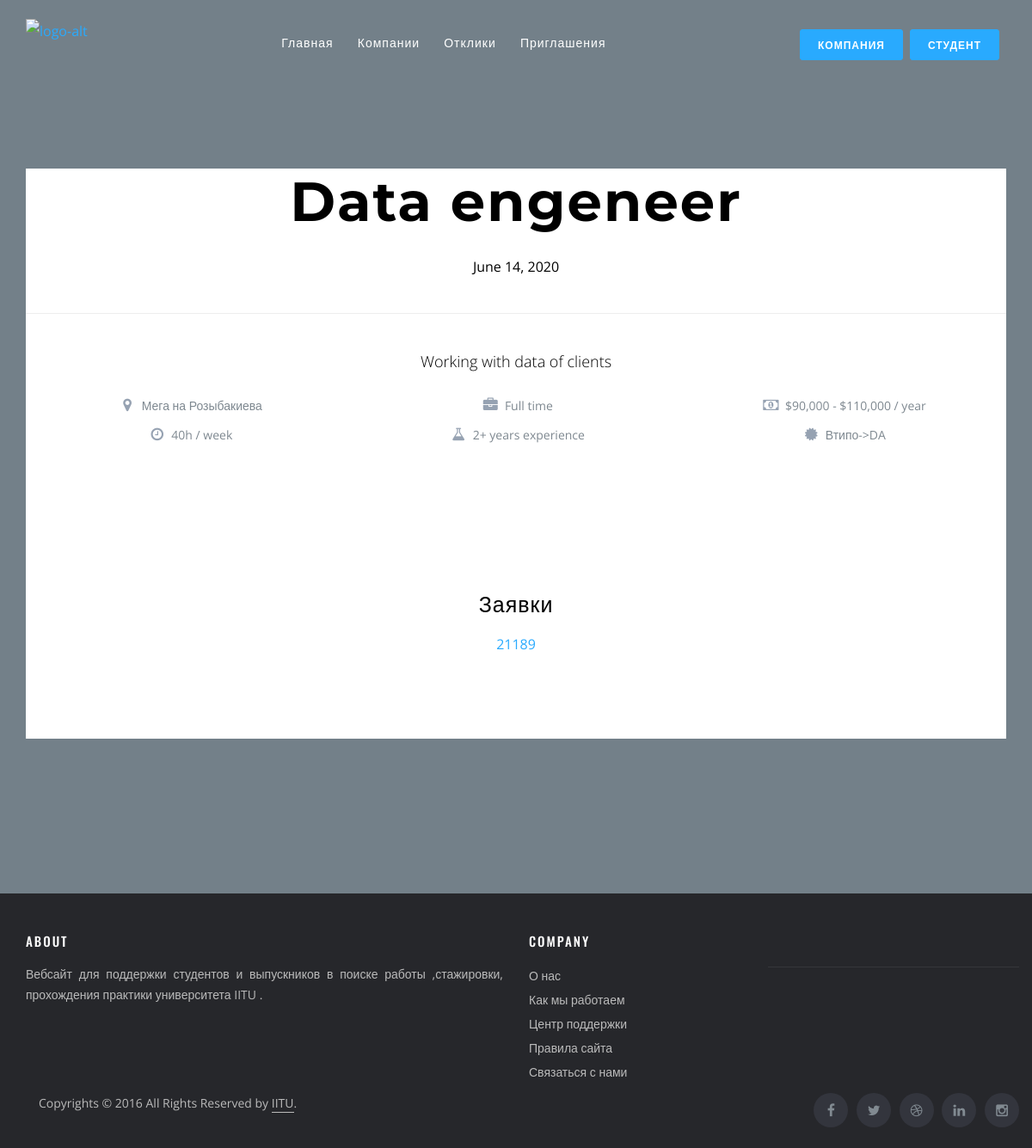
/company/company/vacancy/detail/4, run on the app's committed database.
### company/models.py (models this page shows, shortened)
class Vacancy(models.Model):
    company = models.ForeignKey(Company, on_delete=models.CASCADE, related_name="company")
    name = models.CharField(max_length=255)
    speciality = models.ForeignKey(Speciality, on_delete=models.CASCADE, blank=True, null=True,
                                   related_name="speciality")
    elective = models.ForeignKey(Elective, on_delete=models.CASCADE, blank=True, null=True, related_name="elective")
    description = models.TextField(null=True, blank=True)
    city = models.CharField(max_length=255, null=True, blank=True)
    created_date = models.DateField(auto_now=True, null=True, blank=True)

class Company(models.Model):
    user = models.ForeignKey(User, on_delete=models.CASCADE)
    name = models.CharField(max_length=255)
    type = models.ForeignKey(CompanyType, on_delete=models.CASCADE, blank=True, null=True)
    description = models.TextField(null=True, blank=True)
    address = models.CharField(max_length=255)

class ChoiceVacancy(models.Model):
    student = models.ForeignKey(Student, on_delete=models.CASCADE)
    vacancy = models.ForeignKey(Vacancy, on_delete=models.CASCADE)
    success = models.BooleanField(default=False)
    message = models.TextField(null = True,blank=True)
    created_date = models.DateField(auto_now=True)

### university/models.py (models this page shows, shortened)
class Speciality(models.Model):
    name = models.CharField(max_length=255)

class Elective(models.Model):
    speciality = models.ForeignKey(Speciality, on_delete=models.CASCADE, blank=True, null=True)
    name = models.CharField(max_length=255)

class Student(models.Model):
    user = models.ForeignKey(User, on_delete=models.CASCADE,related_name="student")
    first_name = models.CharField(max_length=255)
    last_name = models.CharField(max_length=255)
    datebirth = models.DateField(blank=True, null=True)
    speciality = models.ForeignKey(Speciality, on_delete=models.CASCADE, blank=True, null=True)
    elective = models.ForeignKey(Elective, on_delete=models.CASCADE, blank=True, null=True)

### company/views.py (the view)
# urls.py: path("company/vacancy/detail/<int:pk>", views.company_vacancy, name="company_vacancy"),
def company_vacancy(request, pk):
    vacancy = Vacancy.objects.get(pk=pk)
    senders = ChoiceVacancy.objects.all().filter(vacancy=vacancy)
    d = {
        "vacancy": vacancy,
        "senders": senders,
    }
    return render(request, "company/company_vacancy.html", context=d)

### company/templates/company/company_vacancy.html (shortened to what this page needs)
{%extends 'students/room_base.html'%}
{%load static%}
{%block content%}
<div class="header-detail" style="background-color:white;color:black">
          <div class="hgroup">
            <h1>{{vacancy.name}}</h1>
          </div>
          <time datetime="2016-03-03 20:00"> {{vacancy.created_date}}</time>
          <hr>
            <p class="lead">{{vacancy.description}}</p>
          <ul class="details cols-3">
            <li>
              <i class="fa fa-map-marker"></i>
              <span>{{vacancy.company.address}}</span>
            </li>
            <li>
              <i class="fa fa-briefcase"></i>
              <span>Full time</span>
            </li>
            <li>
              <i class="fa fa-money"></i>
              <span>$90,000 - $110,000 / year</span>
            </li>
            <li>
              <i class="fa fa-clock-o"></i>
              <span>40h / week</span>
            </li>
            <li>
              <i class="fa fa-flask"></i>
              <span>2+ years experience</span>
            </li>
            <li>
              <i class="fa fa-certificate"></i>
              <a href="#">{{vacancy.speciality.name}}->{{vacancy.elective.name}}</a>
            </li>
          </ul>
      <section>
          <br>
          <h4>Заявки</h4>
          {%for i in senders%}
          <a href="{%url 'student_detail' pk=i.student.pk id=vacancy.pk%}">{{i.student.user.username}}</a>
          {%endfor%}
      </section>
        </div>
{%endblock%}

### data on the page
Vacancy: name "Data engeneer", created_date "June 14, 2020", description "Working with data of clients", company.address "Мега на Розыбакиева", speciality.name "Втипо", elective.name "DA"
ChoiceVacancy: student.user.username "21189"
